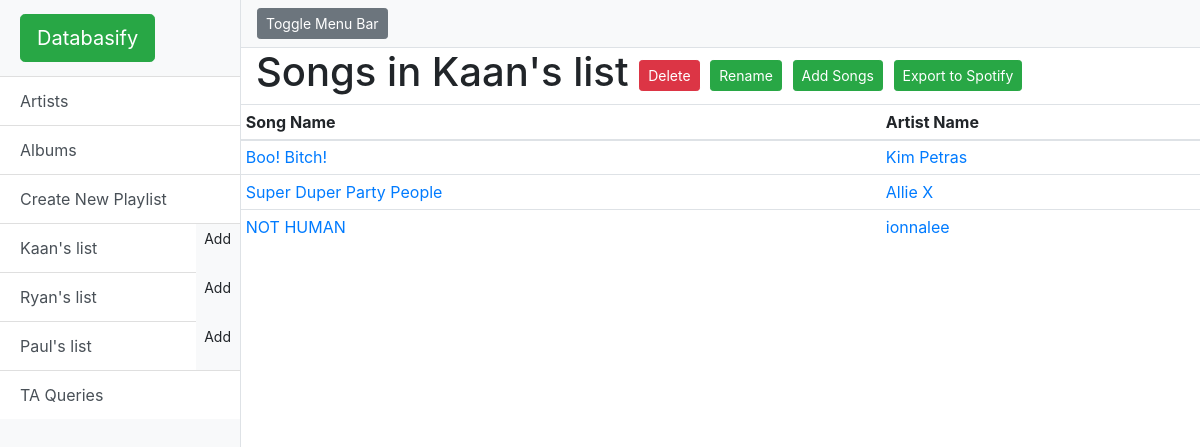
The app's page /playlist/1/, older data.
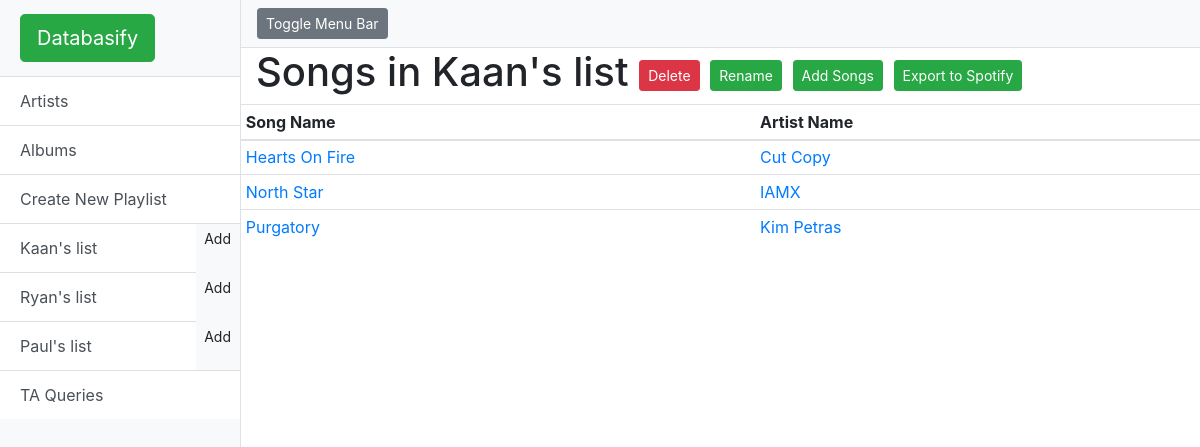
The same page, newer data.
### model.py (models this page shows)
class PlaylistItem(Base):
    __tablename__ = 'playlist_item'
    id = Column(Integer, primary_key=True)  # auto incremented
    playlist_id = Column(Integer, ForeignKey('playlist.id'), nullable=False)
    song_id = Column(Integer, ForeignKey('song.id'), nullable=False)
    playlist = relationship(Playlist, backref="playlist")

class Song(Base):
    __tablename__ = 'song'
    id = Column(Integer, primary_key=True)
    uri = Column(String(50), nullable=False) #spotify:track:6rqhFgbbKwnb9MLmUQDhG6
    track_number = Column(Integer, nullable=True) #order it appears on the album
    name = Column(String(250), nullable=False)
    popularity = Column(Integer, nullable=True)
    duration = Column(Integer, nullable=False)
    danceability = Column(Float, nullable=True)
    explicit = Column(Boolean, nullable=True)
    tempo = Column(Float, nullable=True)
    energy = Column(Float, nullable=True)
    instrumentalness = Column(Float, nullable=True)
    time_signature = Column(Integer, nullable=True)
    valence = Column(Float, nullable=True)
    album_id = Column(Integer, ForeignKey('album.id'), nullable=False)
    album = relationship(Album, backref="album")

class Artist(Base):
    __tablename__ = 'artist'  # Table in the database
    id = Column(Integer, primary_key=True)  # auto incremented
    uri = Column(String(50), nullable=False) #spotify:artist:6rqhFgbbKwnb9MLmUQDhG6
    name = Column(String(150), nullable=False)
    popularity = Column(Integer, nullable=False) #popularity of the artist
    followers = Column(Integer, nullable=False) #number of spotify followers

### start.py (the view)
@app.route('/playlist/<int:playlist_id>/', methods=['GET'])
def showPlayListsSongs(playlist_id):
    result = (session.query(PlaylistItem, Playlist, Song)
              .filter(PlaylistItem.song_id == Song.id)
              .filter(PlaylistItem.playlist_id == Playlist.id)
              .filter(PlaylistItem.playlist_id == playlist_id)
              ).all()
    playlists = session.query(Playlist).all()
    playlistName = session.query(Playlist).filter_by(id=playlist_id).one()
    return render_template('playlistSongs.html', title='Songs', playlistName=playlistName, songs=result, playlists=playlists)

### templates/playListSongs.html
{% extends "layout.html" %}
{% block content %}
    <div class="container-fluid">
        <h1>Songs in {{playlistName.name}}
        <a href="/playlist/{{ playlistName.id }}/delete/" class="btn btn-secondary btn-sm btn-danger" role="button">Delete</a>
        <a href="/playlist/{{ playlistName.id }}/edit/" class="btn btn-secondary btn-sm btn-success" role="button">Rename</a>
        <a href="/playlist/{{ playlistName.id }}/new" class="btn btn-secondary btn-sm btn-success" role="button">Add Songs</a>
        <a href="/playlist/{{ playlistName.id }}/export/" class="btn btn-secondary btn-sm btn-success" role="button">Export to Spotify</a></h1>
        </div>
        {% if songs|length== 0 %}
        <div class="alert alert-danger" role="alert">
            There are no songs in this playlist!
        </div>
        {% else %}
        <table class="table table-sm table-hover">
            <thead>
            <tr>
                <th scope="col">Song Name</th>
                <th scope="col">Artist Name</th>
            </tr>
            </thead>
            <tbody>
            {% for song in songs %}
            <tr>
                <td><a href="{{ song.Song.uri }}">{{ song.Song.name }}</a></td>
                <td><a href="/artist/{{ song.Song.album.artist.id }}">{{ song.Song.album.artist.name }}</a></td>
            </tr>
            {% endfor %}
            </tbody>
        </table>
        {% endif %}
    </div>
{% endblock content %}

Row changes from the older to the newer data that the page shows:
changed through a linked row, PlaylistItem: Song.name "Boo! Bitch!" → "Hearts On Fire"; Song.album.artist.name "Kim Petras" → "Cut Copy"
changed through a linked row, PlaylistItem: Song.name "Super Duper Party People" → "North Star"; Song.album.artist.name "Allie X" → "IAMX"
changed through a linked row, PlaylistItem: Song.name "NOT HUMAN" → "Purgatory"; Song.album.artist.name "ionnalee" → "Kim Petras"
